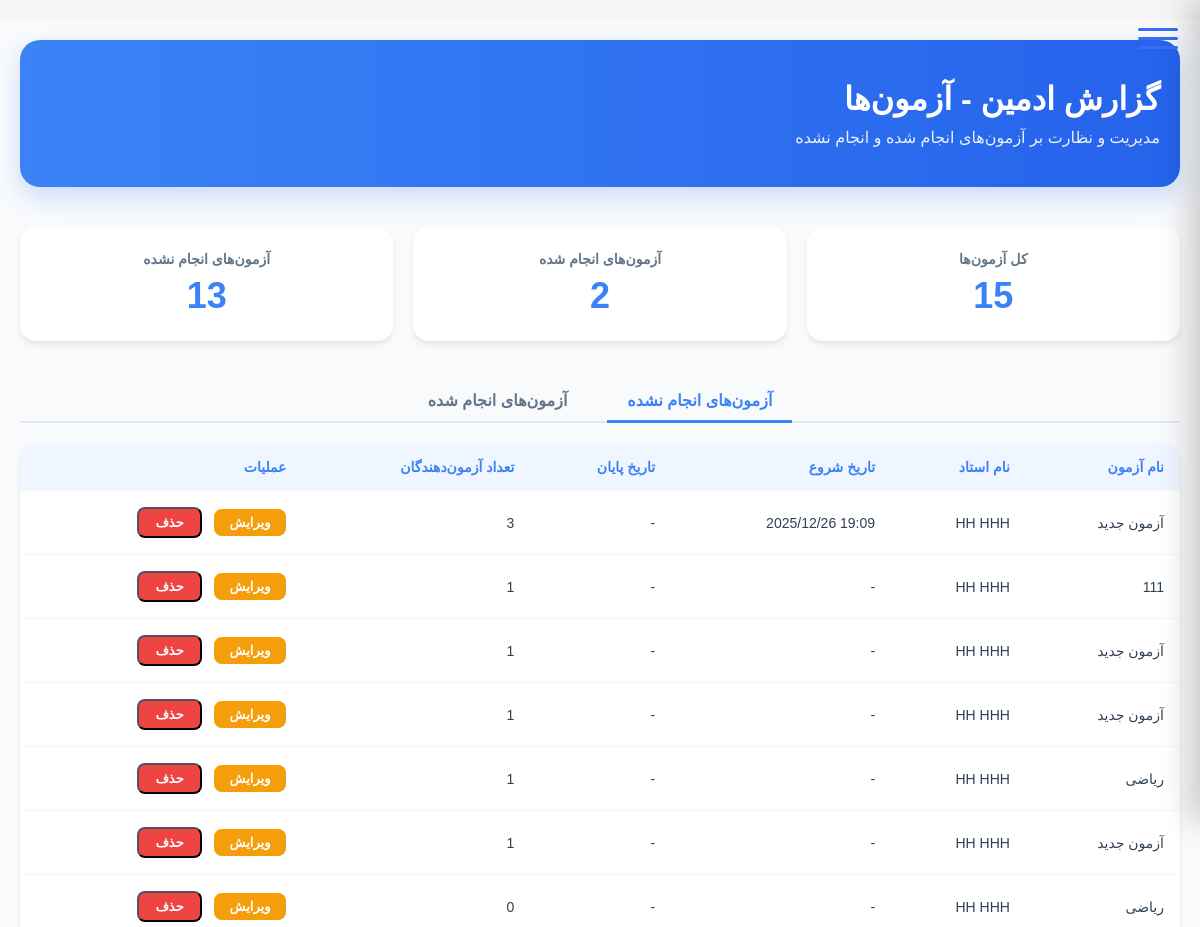
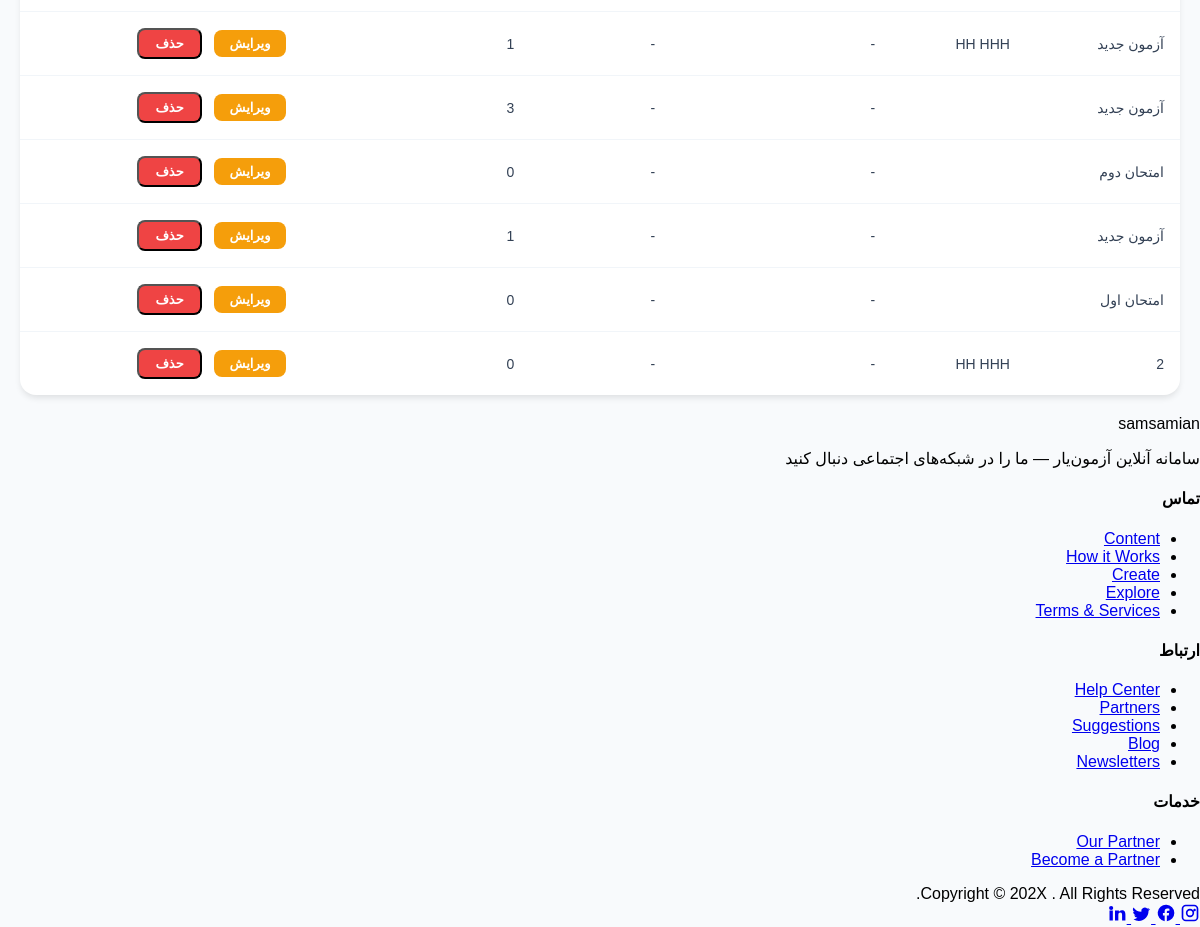
The page /accounts/admin/exams/ (signed in) on the database its author committed (2 pictures, top to bottom).
### accounts/models.py (models this page shows, shortened)
class Exam(models.Model):
    name = models.CharField(max_length=200)
    classroom = models.ForeignKey('Classroom', on_delete=models.CASCADE, related_name='exams')
    num_questions = models.PositiveIntegerField(default=0)
    created_by = models.ForeignKey(settings.AUTH_USER_MODEL, on_delete=models.CASCADE, related_name='created_exams')
    students = models.ManyToManyField(settings.AUTH_USER_MODEL, related_name='exams', blank=True)
    created_at = models.DateTimeField(auto_now_add=True)
    source_exam = models.ForeignKey('self', null=True, blank=True, on_delete=models.SET_NULL, related_name='derived_exams')
    shuffle_per_student = models.BooleanField(default=True)
    duration = models.PositiveIntegerField(default=60, help_text="Duration in minutes")
    start_time = models.DateTimeField(null=True, blank=True)
    end_time = models.DateTimeField(null=True, blank=True)
    class Meta:
        verbose_name = "آزمون"
        verbose_name_plural = "آزمون‌ها"

### accounts/admin_views_temp.py (the view)
# urls.py: path('admin/exams/', admin_exam_list_view, name='admin_exam_list'),
@login_required
def admin_exam_list_view(request):
    u = request.user
    is_admin = (getattr(getattr(u, 'role', None), 'code', '') == 'admin')
    if not is_admin:
        return redirect('profile')
    from django.utils import timezone
    now = timezone.now()
    exams = Exam.objects.select_related('created_by').all().order_by('-created_at')
    total_count = exams.count()
    completed_count = 0
    not_completed_count = 0
    exams_data = []
    for e in exams:
        is_completed = False
        if e.end_time and e.end_time < now:
            is_completed = True
        if is_completed:
            completed_count += 1
        else:
            not_completed_count += 1
        exams_data.append({
            'obj': e,
            'is_completed': is_completed,
            'instructor_name': f"{e.created_by.first_name} {e.created_by.last_name}" if e.created_by else "-",
            'student_count': e.students.count()
        })
    context = {
        'total_count': total_count,
        'completed_count': completed_count,
        'not_completed_count': not_completed_count,
        'exams': exams_data
    }
    return render(request, 'accounts/admin_exam_list.html', context)

### templates/accounts/admin_exam_list.html (shortened to what this page needs)
{% extends "base.html" %}
{% load static %}
{% block content %}
<div style="max-width: 1200px; margin: 0 auto; padding: 20px;">
    <div class="admin-header">
        <h1>گزارش ادمین - آزمون‌ها</h1>
        <p>مدیریت و نظارت بر آزمون‌های انجام شده و انجام نشده</p>
    </div>
    <div class="stats-row">
        <div class="stat-card">
            <div class="stat-label">کل آزمون‌ها</div>
            <div class="stat-value">{{ total_count }}</div>
        </div>
        <div class="stat-card">
            <div class="stat-label">آزمون‌های انجام شده</div>
            <div class="stat-value">{{ completed_count }}</div>
        </div>
        <div class="stat-card">
            <div class="stat-label">آزمون‌های انجام نشده</div>
            <div class="stat-value">{{ not_completed_count }}</div>
        </div>
    </div>
    <div class="tabs">
        <div class="tab-btn active" onclick="showTab('not-completed')">آزمون‌های انجام نشده</div>
        <div class="tab-btn" onclick="showTab('completed')">آزمون‌های انجام شده</div>
    </div>
    <div id="tab-not-completed" class="tab-content">
        <table class="exam-table">
            <thead>
                <tr>
                    <th>نام آزمون</th>
                    <th>نام استاد</th>
                    <th>تاریخ شروع</th>
                    <th>تاریخ پایان</th>
                    <th>تعداد آزمون‌دهندگان</th>
                    <th>عملیات</th>
                </tr>
            </thead>
            <tbody>
                {% for item in exams %}
                    {% if not item.is_completed %}
                    <tr>
                        <td>{{ item.obj.name }}</td>
                        <td>{{ item.instructor_name }}</td>
                        <td dir="ltr" style="text-align:right">{{ item.obj.start_time|date:"Y/m/d H:i"|default:"-" }}</td>
                        <td dir="ltr" style="text-align:right">{{ item.obj.end_time|date:"Y/m/d H:i"|default:"-" }}</td>
                        <td>{{ item.student_count }}</td>
                        <td>
                            <a href="{% url 'admin_exam_edit' item.obj.id %}" class="btn-edit">ویرایش</a>
                            <form action="{% url 'admin_exam_delete' item.obj.id %}" method="post" style="display:inline;" onsubmit="return confirm('آیا از حذف این آزمون مطمئن هستید؟');">
                                <button type="submit" class="btn-edit" style="margin-right:8px; background:#ef4444;">حذف</button>
                            </form>
                        </td>
                    </tr>
                    {% endif %}
                {% endfor %}
            </tbody>
        </table>
    </div>
</div>
{% endblock %}

### static/styles.css (style rules this page uses)
body { font-family: tahoma, sans-serif; direction: rtl; margin: 0; padding: 0; }
.tabs { display: flex; gap: 8px; justify-content: center; margin-bottom: 12px; }

### templates/accounts/admin_exam_list.html (style rules this page uses)
body { background: #f8fafc; }
.admin-header { background: linear-gradient(90deg, #3b82f6 0%, #2563eb 100%); color: white; padding: 40px 20px; border-radius: 20px; margin-bottom: 40px; text-align: right; box-shadow: 0 10px 25px rgba(37, 99, 235, 0.2); }
.admin-header h1 { font-size: 32px; font-weight: 800; margin: 0 0 10px 0; }
.admin-header p { font-size: 16px; opacity: 0.9; margin: 0; }
.stats-row { display: grid; grid-template-columns: repeat(3, 1fr); gap: 20px; margin-bottom: 40px; }
.stat-card { background: white; border-radius: 16px; padding: 24px; text-align: center; box-shadow: 0 4px 6px -1px rgba(0, 0, 0, 0.1); }
.stat-label { color: #64748b; font-size: 14px; font-weight: 600; margin-bottom: 8px; }
.stat-value { color: #3b82f6; font-size: 36px; font-weight: 800; }
.tabs { display: flex; gap: 20px; border-bottom: 2px solid #e2e8f0; margin-bottom: 20px; }
.tab-btn { padding: 10px 20px; font-weight: 700; color: #64748b; cursor: pointer; border-bottom: 3px solid transparent; margin-bottom: -2px; }
.tab-btn.active { color: #3b82f6; border-bottom-color: #3b82f6; }
.exam-table { width: 100%; border-collapse: separate; border-spacing: 0; background: white; border-radius: 16px; overflow: hidden; box-shadow: 0 4px 6px -1px rgba(0, 0, 0, 0.1); }
.exam-table th { background: #eff6ff; color: #3b82f6; font-weight: 700; padding: 16px; text-align: right; font-size: 14px; }
.exam-table td { padding: 16px; border-bottom: 1px solid #f1f5f9; color: #334155; font-size: 14px; }
.exam-table tr:last-child td { border-bottom: none; }
.btn-edit { background: #f59e0b; color: white; padding: 6px 16px; border-radius: 8px; text-decoration: none; font-size: 13px; font-weight: 600; display: inline-block; }

### rows shown on the page
Exam: obj.name "آزمون جدید", instructor_name "HH HHH", obj.start_time "2025/12/26 19:09", obj.end_time "-", student_count "3"
Exam: obj.name "111", instructor_name "HH HHH", obj.start_time "-", obj.end_time "-", student_count "1"
Exam: obj.name "آزمون جدید", instructor_name "HH HHH", obj.start_time "-", obj.end_time "-", student_count "1"
Exam: obj.name "آزمون جدید", instructor_name "HH HHH", obj.start_time "-", obj.end_time "-", student_count "1"
Exam: obj.name "ریاضی", instructor_name "HH HHH", obj.start_time "-", obj.end_time "-", student_count "1"
Exam: obj.name "آزمون جدید", instructor_name "HH HHH", obj.start_time "-", obj.end_time "-", student_count "1"
Exam: obj.name "ریاضی", instructor_name "HH HHH", obj.start_time "-", obj.end_time "-", student_count "0"
Exam: obj.name "آزمون جدید", instructor_name "HH HHH", obj.start_time "-", obj.end_time "-", student_count "1"
Exam: obj.name "آزمون جدید", obj.start_time "-", obj.end_time "-", student_count "3"
Exam: obj.name "امتحان دوم", obj.start_time "-", obj.end_time "-", student_count "0"
Exam: obj.name "آزمون جدید", obj.start_time "-", obj.end_time "-", student_count "1"
Exam: obj.name "امتحان اول", obj.start_time "-", obj.end_time "-", student_count "0"
Exam: obj.name "2", instructor_name "HH HHH", obj.start_time "-", obj.end_time "-", student_count "0"

### other values the page prints
{{ total_count }} "15"
{{ completed_count }} "2"
{{ not_completed_count }} "13"
